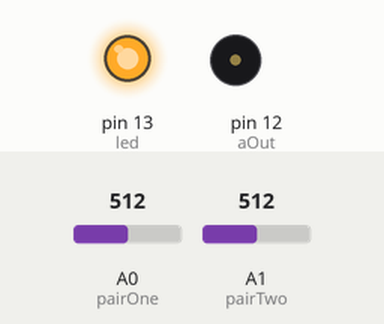
A sketch run on a simulated Arduino Uno, built for the host (arithmetic inside an expression is 32-bit, double 64-bit). On the bench: output pins drawn as LEDs (lit = HIGH), buzzer (waves = sounding). The test bench sets the inputs (shaded band); at power-on: A0 (pairOne) = 512, A1 (pairTwo) = 512. What the sketch prints to the serial monitor is not drawn.

Above: at 0.4 s.
Timing chart, 0 to 1.9 s (numbered marks = the images above):
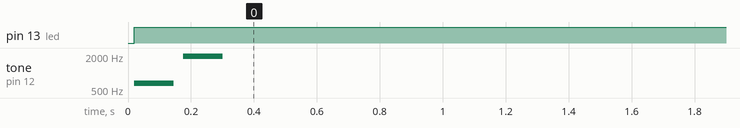

Measured:
- by itself, pin 13 (led): LOW → HIGH at 0.02 s
- by itself, tone on pin 12 (aOut): silent → 659 Hz at 0.02 s, → silent 0.12 s later, → 1976 Hz 0.03 s later, → silent 0.12 s later

The sketch:

hands_sound_integrate2b.ino
```cpp
/***************************
by Ellen Keith, Yael Braha, Mark Roth, Tosh Chiang and Jasdeep Garcha
for SF UP festival 2012
***********************/


#include "pitches.h"


///audio
int melody[] = {
  NOTE_E5, NOTE_B6};
int melody2[] = {
  NOTE_F5, NOTE_C6};
int noteDurations[] = {
  8, 8, 2};

//sampling and io
int pairOne = A0;
int pairTwo = A1;
int led = 13;
int aOut = 12;

//the rest

int triggerThresh = 50; //sets the trigger foroutput
boolean stopMusic = true;
int countOut = 0;

void setup() { //configures inputs and outputs

  Serial.begin(9600);
  pinMode(pairOne, INPUT);
  pinMode(pairTwo, INPUT);
  pinMode(led, OUTPUT);   //on arduino
  pinMode(aOut, OUTPUT);
}


void loop() {

  int handShakeReadFinal1;//for final
  int handShakeReadFinal2;
  analogReference(INTERNAL1V1); //command varies between arduinos
  //  analogReference(INTERNAL);
  // read the input on analog pin 0 and 1:
  int handShakeRead1 = analogRead(pairOne);
    delay(10); //resample pin 0!
  int handShakeRead1b = analogRead(pairOne);
  int handShakeRead2 = analogRead(pairTwo);
    delay(10); //resample pin 1!
  int handShakeRead2b = analogRead(pairTwo);


//output value only if both samples are greater than threshold and non-zero
if (handShakeRead1 > triggerThresh and handShakeRead1b > triggerThresh){
   handShakeReadFinal1 = handShakeRead1;
  }
  else
  {
    handShakeReadFinal1 = 0;
  }


if (handShakeRead2 > triggerThresh and handShakeRead2b > triggerThresh){
   handShakeReadFinal2 = handShakeRead2;
  }
  else
  {
    handShakeReadFinal2 = 0;
  }

//print values to serial port
  Serial.print('A');
  Serial.println(handShakeReadFinal1);
  Serial.print('B');
  Serial.println(handShakeReadFinal2);


 // delay(50);

//audio

if(handShakeReadFinal1>triggerThresh || handShakeReadFinal2>triggerThresh)
  {
    digitalWrite(led, HIGH);
    if (stopMusic) {
      tune();
    }
  }
  else
  {
    countOut = 0;
    stopMusic = true;
    digitalWrite(led, LOW);
    //delay(1000);
  }
}


void tune(){
  for (int thisNote = 0; thisNote < 2; thisNote++) {
    int noteDuration = 1000/noteDurations[thisNote];
    tone(aOut, melody[thisNote], noteDuration);
    delay(noteDuration +30);
  }
  stopMusic=false;
}
```

pitches.h
```cpp
/*************************************************
* Public Constants
*************************************************/

/*************************************************
* Public Constants
*************************************************/

 #define NOTE_B0  31
 #define NOTE_C1  33
 #define NOTE_CS1 35
 #define NOTE_D1  37
 #define NOTE_DS1 39
 #define NOTE_E1  41
 #define NOTE_F1  44
 #define NOTE_FS1 46
 #define NOTE_G1  49
 #define NOTE_GS1 52
 #define NOTE_A1  55
 #define NOTE_AS1 58
 #define NOTE_B1  62
 #define NOTE_C2  65
 #define NOTE_CS2 69
 #define NOTE_D2  73
 #define NOTE_DS2 78
 #define NOTE_E2  82
 #define NOTE_F2  87
 #define NOTE_FS2 93
 #define NOTE_G2  98
 #define NOTE_GS2 104
 #define NOTE_A2  110
 #define NOTE_AS2 117
 #define NOTE_B2  123
 #define NOTE_C3  131
 #define NOTE_CS3 139
 #define NOTE_D3  147
 #define NOTE_DS3 156
 #define NOTE_E3  165
 #define NOTE_F3  175
 #define NOTE_FS3 185
 #define NOTE_G3  196
 #define NOTE_GS3 208
 #define NOTE_A3  220
 #define NOTE_AS3 233
 #define NOTE_B3  247
 #define NOTE_C4  262
 #define NOTE_CS4 277
 #define NOTE_D4  294
 #define NOTE_DS4 311
 #define NOTE_E4  330
 #define NOTE_F4  349
 #define NOTE_FS4 370
 #define NOTE_G4  392
 #define NOTE_GS4 415
 #define NOTE_A4  440
 #define NOTE_AS4 466
 #define NOTE_B4  494
  #define NOTE_C5  523
 #define NOTE_CS5 554
 #define NOTE_D5  587
 #define NOTE_DS5 622
 #define NOTE_E5  659
 #define NOTE_F5  698
 #define NOTE_FS5 740
 #define NOTE_G5  784
 #define NOTE_GS5 831
 #define NOTE_A5  880
 #define NOTE_AS5 932
 #define NOTE_B5  988
 #define NOTE_C6  1047
 #define NOTE_CS6 1109
 #define NOTE_D6  1175
 #define NOTE_DS6 1245
 #define NOTE_E6  1319
 #define NOTE_F6  1397
 #define NOTE_FS6 1480
 #define NOTE_G6  1568
 #define NOTE_GS6 1661
 #define NOTE_A6  1760
 #define NOTE_AS6 1865
 #define NOTE_B6  1976
 #define NOTE_C7  2093
 #define NOTE_CS7 2217
 #define NOTE_D7  2349
 #define NOTE_DS7 2489
 #define NOTE_E7  2637
 #define NOTE_F7  2794
 #define NOTE_FS7 2960
 #define NOTE_G7  3136
 #define NOTE_GS7 3322
 #define NOTE_A7  3520
 #define NOTE_AS7 3729
 #define NOTE_B7  3951
 #define NOTE_C8  4186
 #define NOTE_CS8 4435
 #define NOTE_D8  4699
 #define NOTE_DS8 4978
```
